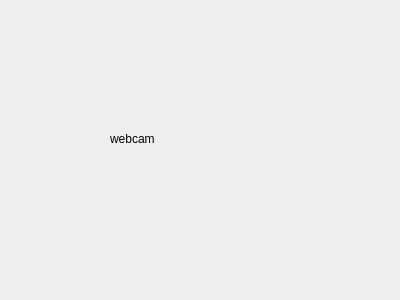
<?xml version="1.0" encoding="UTF-8"?>
<ui version="4.0">
 <class>WebcamCapture</class>
 <widget class="QWidget" name="WebcamCapture">
  <property name="geometry">
   <rect>
    <x>0</x>
    <y>0</y>
    <width>400</width>
    <height>300</height>
   </rect>
  </property>
  <property name="windowTitle">
   <string>Form</string>
  </property>
  <widget class="QLabel" name="label">
   <property name="geometry">
    <rect>
     <x>110</x>
     <y>130</y>
     <width>67</width>
     <height>17</height>
    </rect>
   </property>
   <property name="text">
    <string>webcam </string>
   </property>
  </widget>
 </widget>
 <resources/>
 <connections/>
</ui>
